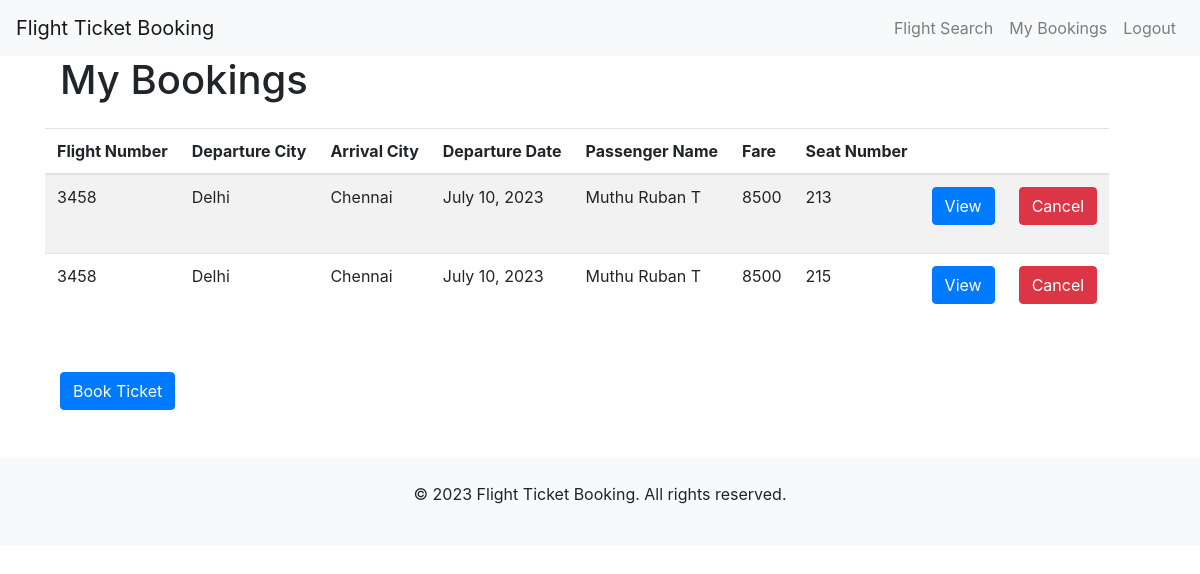
Before: /my/bookings/ (signed in) with the older database file.
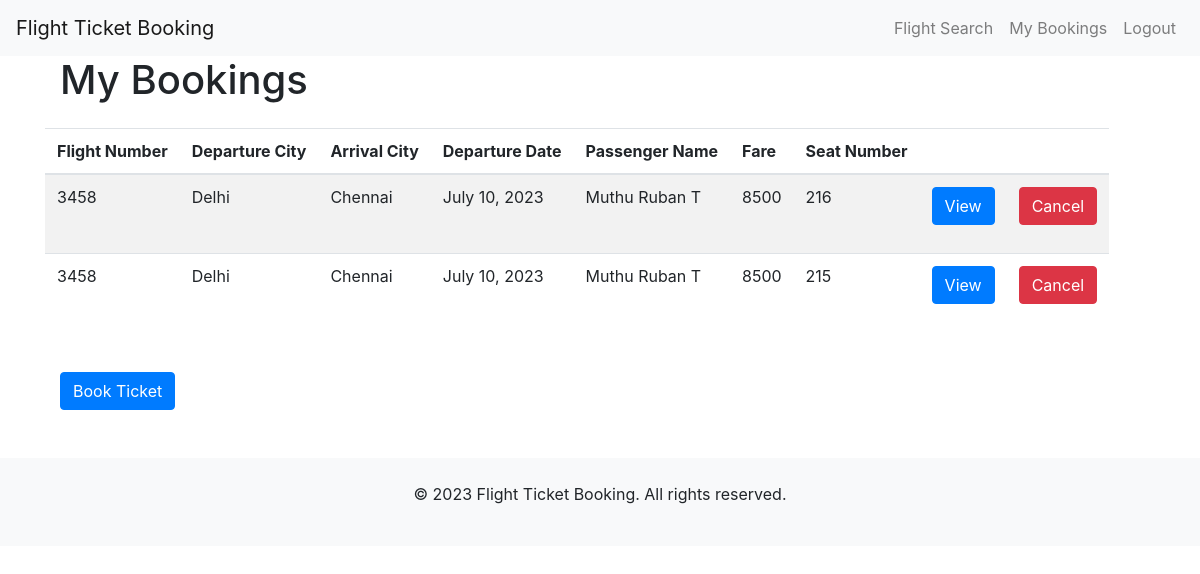
After: the same page with the newer database file.
### mainapp/models.py (models this page shows)
class Tickets(models.Model):
    user = models.ForeignKey(User, on_delete=models.CASCADE)
    ref_no = models.CharField(unique=True, max_length=8)
    flight = models.ForeignKey(Flight, on_delete=models.CASCADE)
    passenger = models.CharField(max_length=50)
    p_phone = models.CharField(max_length=15)
    p_mail = models.CharField(max_length=100)
    age = models.IntegerField()
    sex = models.CharField(max_length=6, default=None)
    booking_date_time = models.DateTimeField(auto_now=True)
    seat_number = models.IntegerField()
    fare_charges = models.PositiveIntegerField()
    status = models.CharField(default='PENDING', max_length=20)

class Flight(models.Model):
    flight_number = models.CharField(max_length=10)
    airline = models.CharField(max_length=30)
    departure_city = models.ForeignKey(Airports, on_delete=models.SET_NULL, blank=True, null=True,
                                       related_name="departure")
    arrival_city = models.ForeignKey(Airports, on_delete=models.SET_NULL, blank=True, null=True, related_name="arrival")
    departure_date = models.DateField()
    departure_time = models.TimeField()
    arrival_date = models.DateField()
    arrival_time = models.TimeField()
    seats_count = models.IntegerField(default=60)
    fare = models.PositiveIntegerField()

class Airports(models.Model):
    airport_name = models.CharField(max_length=20)
    def __str__(self):
        return self.airport_name

### mainapp/views.py (the view)
# urls.py: path('my/bookings/', views.my_bookings, name='my_bookings'),
@login_required(login_url='user_login')
def my_bookings(request):
    bookings = Tickets.objects.filter(user=request.user)
    return render(request, 'my_bookings.html', {'bookings': bookings})

### mainapp/templates/my_bookings.html (shortened to what this page needs)
{% extends 'base_2.html' %}
{% block content %}
<div class="container" xmlns="http://www.w3.org/1999/html">
    <h1 class="mb-4">My Bookings</h1>
    <div class="row">
        <div class="col-50 ">
            {% if bookings %}
            <table class="table table-striped">
                <thead>
                <tr>
                    <th scope="col">Flight Number</th>
                    <th scope="col">Departure City</th>
                    <th scope="col">Arrival City</th>
                    <th scope="col">Departure Date</th>
                    <th scope="col">Passenger Name</th>
                    <th scope="col">Fare</th>
                    <th scope="col">Seat Number</th>
                    <th></th>
                    <th></th>
                </tr>
                </thead>
                <tbody>
                {% for booking in bookings %}
                <tr>
                    <td>{{ booking.flight.flight_number }}</td>
                    <td>{{ booking.flight.departure_city }}</td>
                    <td>{{ booking.flight.arrival_city }}</td>
                    <td>{{ booking.flight.departure_date }}</td>
                    <td>{{ booking.passenger }}</td>
                    <td>{{ booking.flight.fare }}</td>
                    <td>{{ booking.seat_number }}</td>
                    <td>
                        <a  href="{% url 'view_ticket' booking.id %}" target="_blank" class="btn btn-primary">View</a>
                    </td>
                    <td>
                        <form action="{% url 'cancel_ticket' booking.id %}" method="post">
                            <button type="submit" class="btn btn-danger">Cancel</button>
                        </form>
                    </td>
                </tr>
                {% empty %}
                    <tr>
                        <td colspan="8">No bookings found.</td>
                    </tr>
                {% endfor %}
                </tbody>
            </table>
            {% else %}
            <p>No bookings found.</p>
            {% endif %}
        </div>
    </div>
    <br>
    <div class="col-50">
        <a href="{% url 'flight_search' %}" class="btn btn-primary btn mr-2">Book Ticket</a>
    </div>
</div>
<br><br>
{% endblock %}

### mainapp/templates/base_2.html (shortened to what this page needs)
{% load static %}
<html>
<head>
    <link rel="stylesheet" href="https://stackpath.bootstrapcdn.com/bootstrap/4.5.2/css/bootstrap.min.css">
</head>
<body>
<header>
    <nav class="navbar navbar-expand-lg navbar-light bg-light">
        <a class="navbar-brand" href="#">Flight Ticket Booking</a>
        <div class="collapse navbar-collapse" id="navbarNav">
            <ul class="navbar-nav ml-auto">
                <li class="nav-item">
                    <a class="nav-link" href="{% url 'flight_search' %}">Flight Search</a>
                </li>
                <li class="nav-item">
                    <a class="nav-link" href="{% url 'my_bookings' %}">My Bookings</a>
                </li>
                <li class="nav-item">
                    <a class="nav-link" href="{% url 'logout' %}">Logout</a>
                </li>
            </ul>
        </div>
    </nav>
</header>
<main>
    <div class="container">
        {% block content %}
        {% endblock %}
    </div>
</main>
<footer class="bg-light text-center py-4" style="padding: 0px 0px 0px 0px; background-color: #212529; margin: 0px 0px 0px 0px;  width:100%; bottom:0; position:relative;">
    <p>&copy; 2023 Flight Ticket Booking. All rights reserved.</p>
</footer>
</body>
</html>

Changed rows visible on the page:
removed Tickets: flight.flight_number "3458", flight.departure_city "Delhi", flight.arrival_city "Chennai", flight.departure_date "July 10, 2023", passenger "Muthu Ruban T", flight.fare "8500", seat_number "213"
added Tickets: flight.flight_number "3458", flight.departure_city "Delhi", flight.arrival_city "Chennai", flight.departure_date "July 10, 2023", passenger "Muthu Ruban T", flight.fare "8500", seat_number "216"
